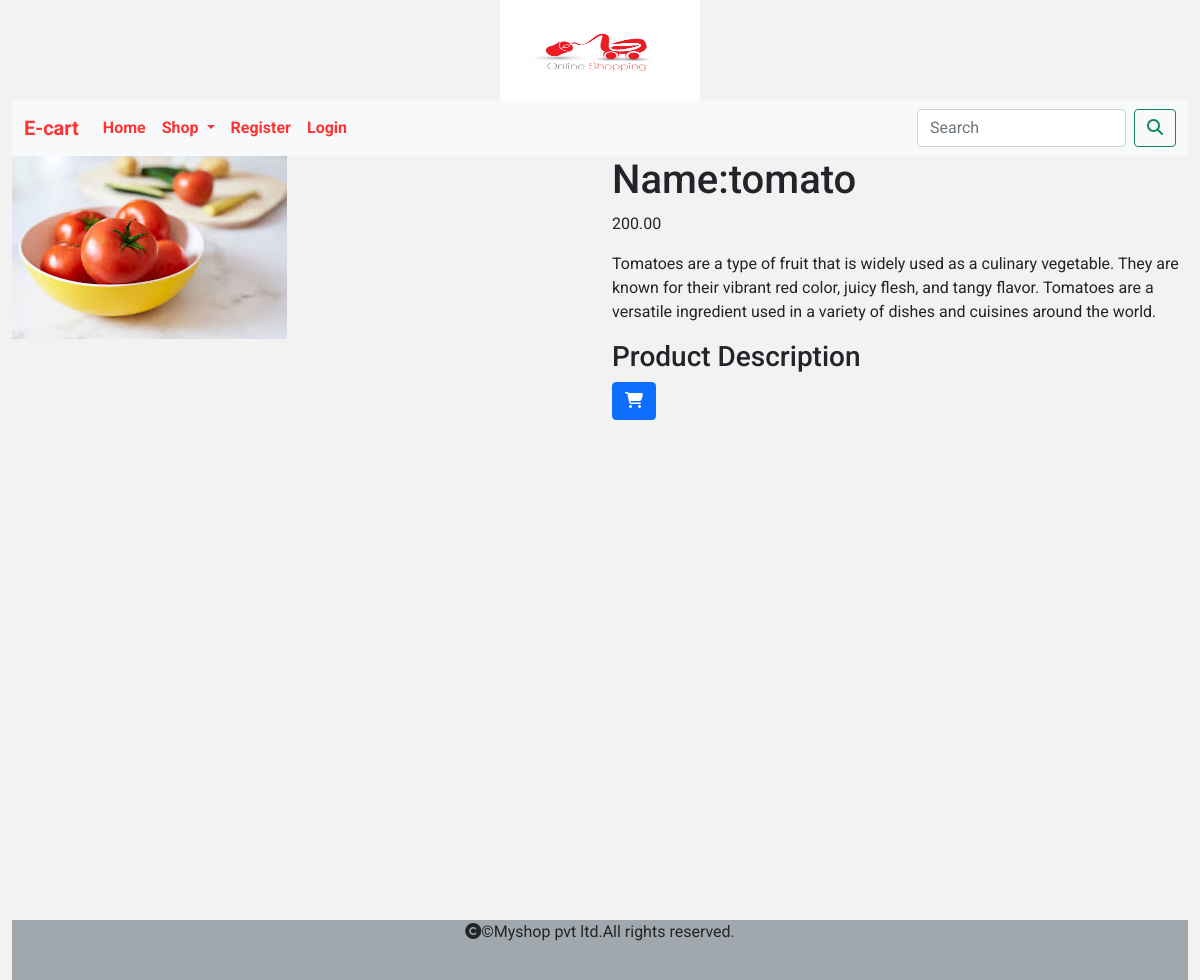
Page /prodetail/tomato on the committed database.
### shop/models.py (models this page shows, shortened)
class Product(models.Model):
    name=models.CharField(max_length=250,unique=True)
    slug=models.SlugField(max_length=250,unique=True)
    description=models.TextField(blank=True)
    price=models.DecimalField(max_digits=10,decimal_places=2)
    category=models.ForeignKey(Category,on_delete=models.CASCADE)
    image=models.ImageField(upload_to="img/products",null=True,blank=True)
    stock=models.IntegerField()
    available=models.BooleanField(default=True)
    created=models.DateTimeField(auto_now_add=True)
    updated=models.DateTimeField(auto_now=True)

### shop/views.py (the view)
# urls.py: path('prodetail/<slug:pslug>', views.prodetail, name="prodetail"),
def prodetail(request,pslug):
    p=Product.objects.get(slug=pslug)
    return render(request,'detail.html',{'p':p})

### cart/context_processors.py (called while the page is built, shortened)
def counter(request):
    item_count=0
    return {'item_count':item_count}

### shop/context_processors.py (called while the page is built)
def menu_links(request):
    links=Category.objects.all()
    return {'links':links}

### templates/detail.html
{% extends 'base.html' %}
{% load static %}
{% block content %}
<div class="conatiner">
    <div class="row">
        <div class="col-sm-6">
            <img src="{{p.image.url}}" alt="{{p.image.url}}">
        </div>
        <div class="col-sm-6">
            <div>
                <h1>Name:{{p.name}}</h1>
                <p>{{p.price}}</p>
                <p>{{p.description}}</p>
                 <h3>Product Description</h3>
                {% if p.stock <= 0 %}
                <h2>OUT OF STOCK</h2>
                {% else %}
                <a class="btn btn-primary" href="{% url 'cart:add_to_cart' p.id %}"><i class="fa-solid fa-cart-shopping"></i></a>
                {% endif %}
            </div>
        </div>
    </div>
</div>
{% endblock %}

### static/css/custom.css (style rules this page uses)
body { font-family: 'Roboto', sans-serif; background-color: #f2f2f2; }

### rows in the picture
Product: image (picture), name "tomato", price "200.00", description "Tomatoes are a type of fruit that is widely used as a culinary vegetable. They are known for their vibrant red color, juicy flesh, and tangy flavor. Tomatoes are a versatile ingredient used in a variety of dishes and cuisines around the world."
